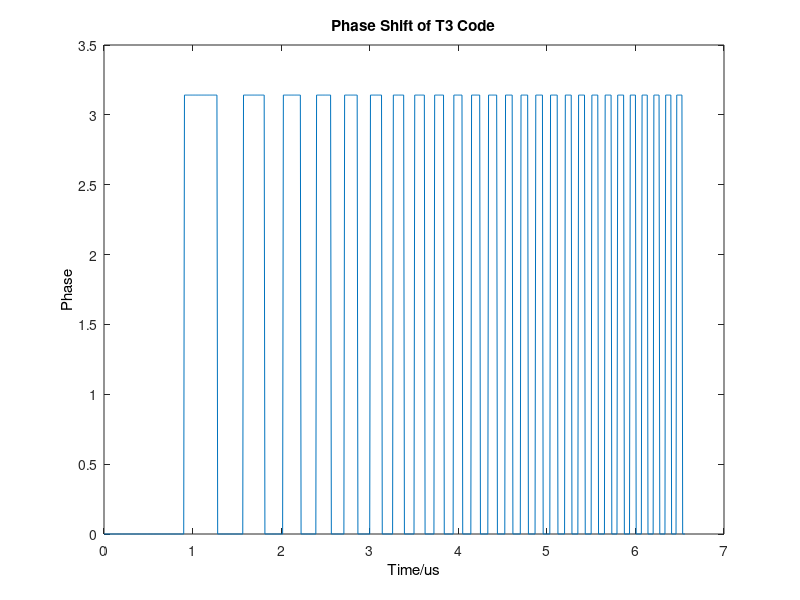
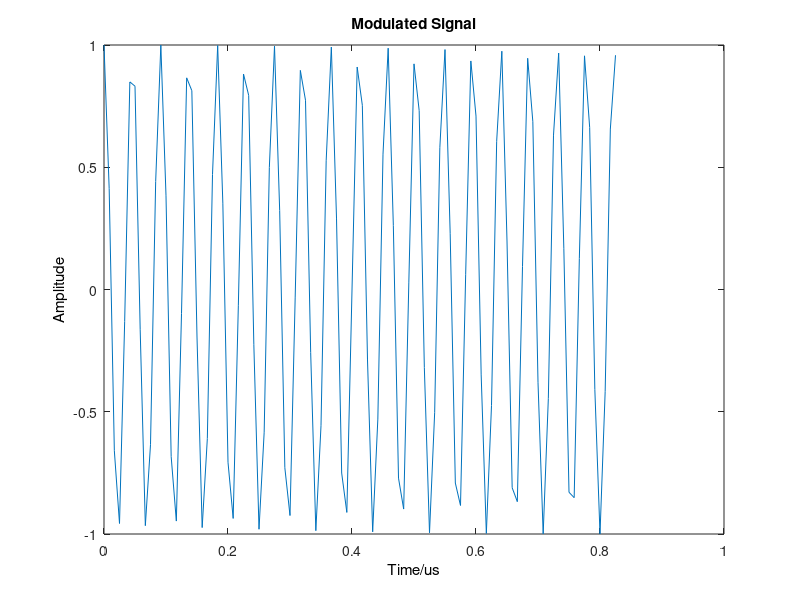
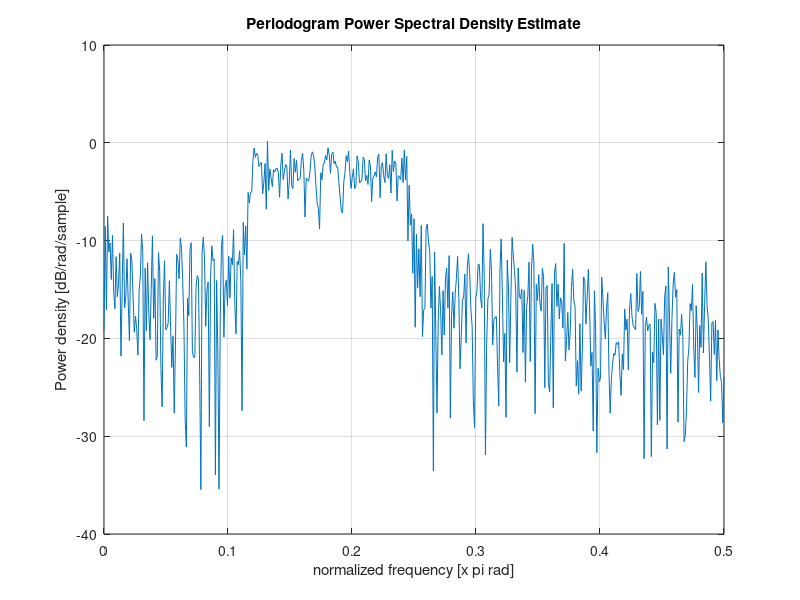

Write MATLAB code to recreate these figures, in order.
%function x = T2_Code()
%myFun - Description
%
% Syntax: x = T2_Code()
%
% Long description
    

close all;
clear;
    
fs = 1200e6; Ts = 1/fs;                    %sample frequency 
fc = fs/6 + rand*(fs/5-fs/6);              %carrier frequency
A=1;                                       %Amplitude
k = randi(3)+3;                              %Number of stepped frequency segments
m =2;                                      %Number of phase states 
N = 512 + randi(1920 - 512);
SAR = floor(fc/fs);
T = N*Ts;
t = 0:Ts:N*Ts-Ts;
deltaf = fs/20 + rand*(fs/10-fs/20);        %modulation bandwidth
deltaphi = 2*pi/m;


index = 1;
for tt = 0:Ts:(N*Ts-Ts)
    jj = floor(k*tt/T);
    phase(index) = mod(((2*pi/m)*floor((m*deltaf*tt.^2)/(2*T))),2*pi); 
    index = index + 1;
end

for i = 1: N
    I(i) = A*cos(2*pi*fc*(i-1)*Ts+phase(i));
    Q(i) = A*sin(2*pi*fc*(i-1)*Ts+phase(i));
end

S = I + sqrt(-1)*Q;

figure(1);
plot(t*10e6,phase);
set(get(gca, 'Title'), 'String', 'Phase Shift of T3 Code');
set(get(gca, 'XLabel'), 'String', 'Time/us');
set(get(gca, 'YLabel'), 'String', 'Phase');

figure(2);
plot(t(1:100)*10e6,I(1:100));
set(get(gca, 'Title'), 'String', 'Modulated Signal');
set(get(gca, 'XLabel'), 'String', 'Time/us');
set(get(gca, 'YLabel'), 'String', 'Amplitude');


figure(3);
periodogram(I);

sprintf('Number of stepped frequency segments is %g.', k)
sprintf('The length of signal is %g.', N)

%end